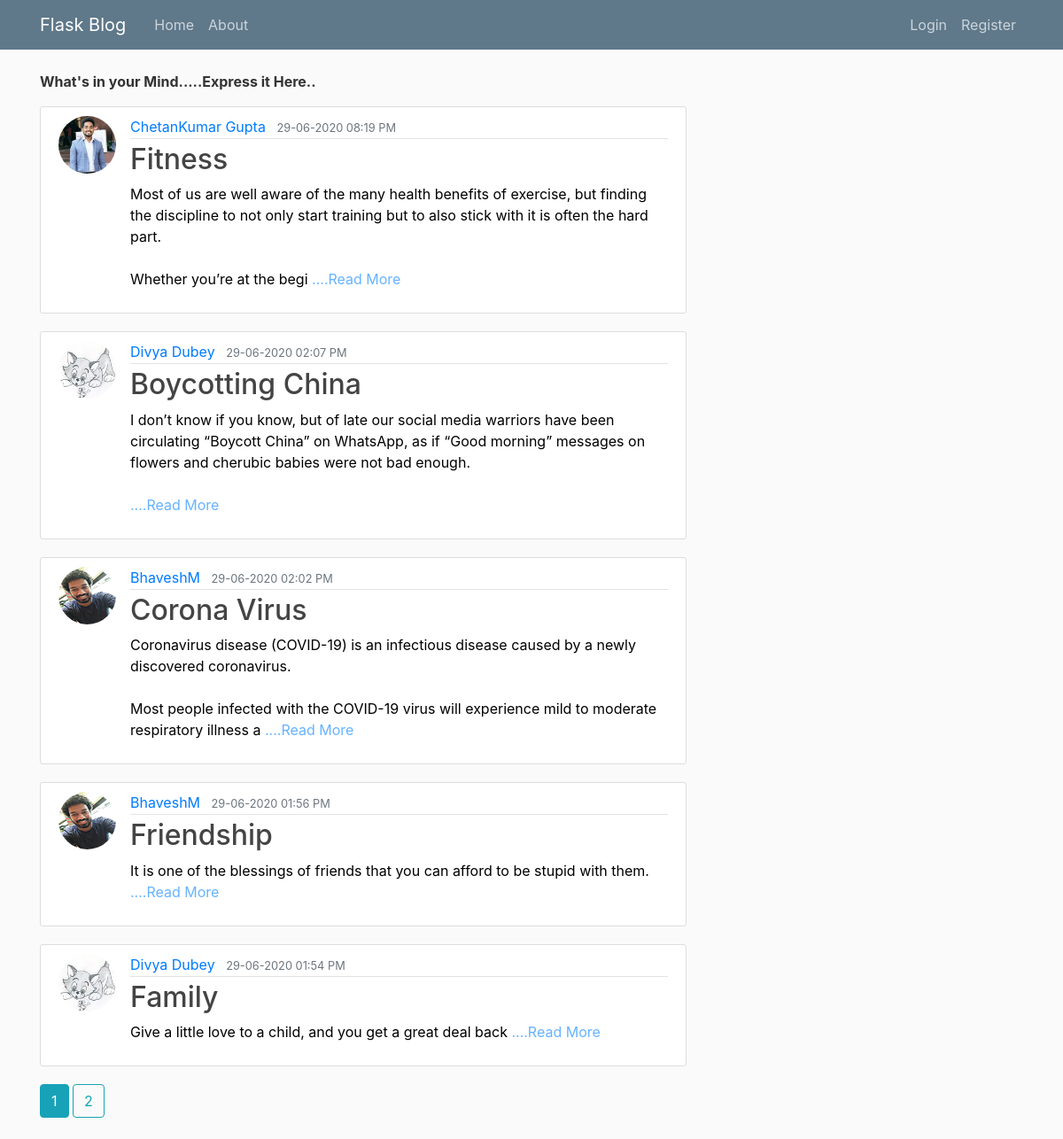
The page / on the database its author committed.
### BlogWebsite/models.py (models this page shows, shortened)
class Post(db.Model):
    id = db.Column(db.Integer, primary_key=True)
    title = db.Column(db.String(100), nullable=False)
    date_posted = db.Column(db.DateTime(120), nullable=False, default=datetime.now())
    content = db.Column(db.Text, nullable=False)
    user_id = db.Column(db.Integer, db.ForeignKey('user.id'), nullable=False)

class User(db.Model, UserMixin):
    id = db.Column(db.Integer, primary_key=True)
    username = db.Column(db.String(20), unique=True, nullable=False)
    email = db.Column(db.String(120), unique=True, nullable=False)
    img_file = db.Column(db.String(20), nullable=False, default='default.jpg')
    password = db.Column(db.String(60), nullable=False)
    post = db.relationship('Post', backref='author', lazy=True)

### BlogWebsite/routes.py (the view)
@app.route("/")
def home():
    page=request.args.get('page',1,type=int)
    posts = Post.query.order_by(Post.date_posted.desc()).paginate(page=page,per_page=5)
    return render_template("home.html",posts=posts)

### BlogWebsite/Templates/home.html (shortened to what this page needs)
{% extends "layout.html" %}
{% block content %}
<p><b>What's in your Mind.....Express it Here..</b></p>
	{% for post in posts.items %}
		<article class="media content-section">
			<img class="rounded-circle article-img" src="{{url_for('static',filename='profile_pics/'+post.author.img_file) }}">
          <div class="media-body">
            <div class="article-metadata">
              <a class="mr-2" href="{{url_for('user_post',username=post.author.username)}}">{{ post.author.username }}</a>
              <small class="text-muted">{{ post.date_posted.strftime('%d-%m-%Y %I:%M %p') }}</small>
            </div>
            <h2><a class="article-title" href="{{url_for('post',post_id=post.id)}}">{{ post.title }}</a></h2>
            <h9><p class="article-content" style="color:#000000" >{{ post.content[0:200] }}<a style="color: #66b3ff" href="{{url_for('post',post_id=post.id)}}"> ....Read More</a></p></a></h9>
          </div>
        </article>
	{%endfor%}
	{% for page_num in posts.iter_pages(left_edge=1,right_edge=1,left_current=1,right_current=2) %}
		{% if page_num %}
			{% if posts.page == page_num %}
				<a class="btn btn-info mb-4" href="{{url_for('home',page=page_num)}}">{{page_num}}</a>
			{% else %}
				<a class="btn btn-outline-info mb-4" href="{{url_for('home',page=page_num)}}">{{page_num}}</a>
			{% endif %}
		{% else %}
			...
		{% endif %}
	{%endfor%}
{% endblock content %}

### BlogWebsite/Templates/layout.html (shortened to what this page needs)
<!DOCTYPE html>
<html>
<head>
    <link rel="stylesheet" href="https://maxcdn.bootstrapcdn.com/bootstrap/4.0.0/css/bootstrap.min.css">
    <link rel="stylesheet" type="text/css" href="{{ url_for('static', filename='main.css') }}">
</head>
<body>
		<header class="site-header">
	  <nav class="navbar navbar-expand-md navbar-dark bg-steel fixed-top">
	    <div class="container">
	      <a class="navbar-brand mr-4" href="/">Flask Blog</a>
	      <div class="collapse navbar-collapse" id="navbarToggle">
	        <div class="navbar-nav mr-auto">
	          <a class="nav-item nav-link" href="/">Home</a>
	          <a class="nav-item nav-link" href="/about">About</a>
	        </div>
	        <div class="navbar-nav">
                {% if current_user.is_authenticated %}
                    <a class="nav-item nav-link" href="/post/new">New Post</a>
                    <a class="nav-item nav-link" href="/account">{{current_user.username [0:10]}}</a>
                    <a class="nav-item nav-link" href="/logout">Logout</a>
                {% else %}
    	            <a class="nav-item nav-link" href="/login">Login</a>
    	            <a class="nav-item nav-link" href="/register">Register</a>
                {% endif%}
	        </div>
	      </div>
	    </div>
	  </nav>
	</header>
	<main role="main" class="container">
  <div class="row">
    <div class="col-md-8">
      {% block content %}{% endblock %}
    </div>
    </div>
</main>
</body>
</html>

### BlogWebsite/static/main.css (style rules this page uses)
body { background: #fafafa; color: #333333; margin-top: 5rem; }
h1, h2, h3, h4, h5, h6 { color: #444444; }
.bg-steel { background-color: #5f788a; }
.site-header .navbar-nav .nav-link { color: #cbd5db; }
.content-section { background: #ffffff; padding: 10px 20px; border: 1px solid #dddddd; border-radius: 3px; margin-bottom: 20px; }
.article-title { color: #444444; }
.article-content { white-space: pre-line; }
.article-img { height: 65px; width: 65px; margin-right: 16px; }
.article-metadata { padding-bottom: 1px; margin-bottom: 4px; border-bottom: 1px solid #e3e3e3 }

### rows shown on the page
Post: img_file (picture), author.username "ChetanKumar Gupta", date_posted "29-06-2020 08:19 PM", title "Fitness", content "Most of us are well aware of the many health benefits of exercise, but finding the discipline to not only start training but to also stick with it is often the hard part. Whether you’re at the begi"
Post: img_file (picture), author.username "Divya Dubey", date_posted "29-06-2020 02:07 PM", title "Boycotting China", content "I don’t know if you know, but of late our social media warriors have been circulating “Boycott China” on WhatsApp, as if “Good morning” messages on flowers and cherubic babies were not bad enough."
Post: img_file (picture), author.username "BhaveshM", date_posted "29-06-2020 02:02 PM", title "Corona Virus", content "Coronavirus disease (COVID-19) is an infectious disease caused by a newly discovered coronavirus. Most people infected with the COVID-19 virus will experience mild to moderate respiratory illness a"
Post: img_file (picture), author.username "BhaveshM", date_posted "29-06-2020 01:56 PM", title "Friendship", content "It is one of the blessings of friends that you can afford to be stupid with them."
Post: img_file (picture), author.username "Divya Dubey", date_posted "29-06-2020 01:54 PM", title "Family", content "Give a little love to a child, and you get a great deal back"

### other values the page prints
{{ page_num }} "1"
{{ page_num }} "2"
